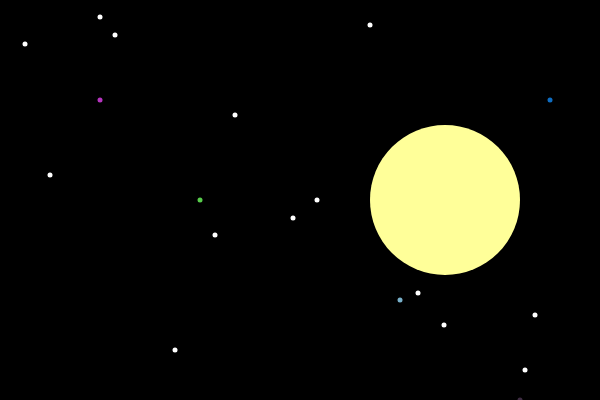
Frame 1 (no input)
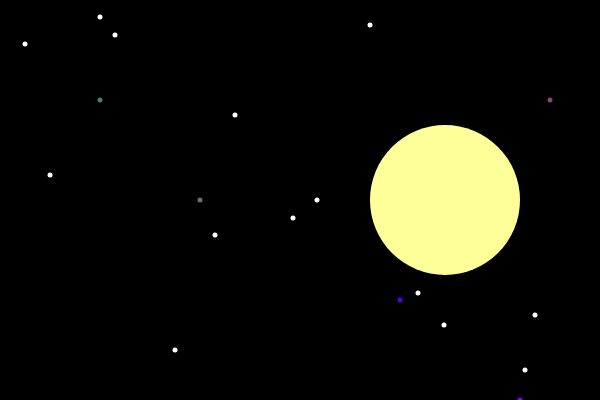
Frame 60 (no input)
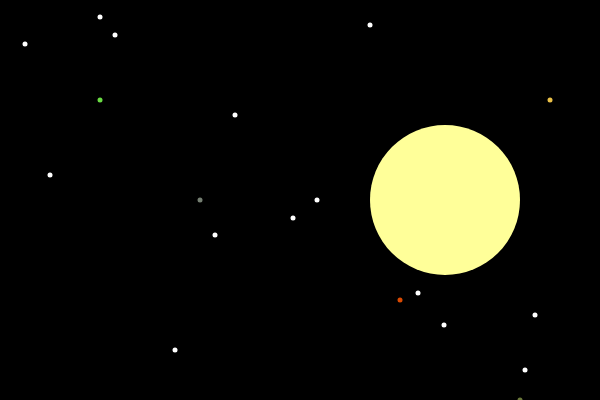
Frame 120 (the mouse pressed at the canvas centre since frame 60)

The p5.js sketch that drew these frames (run headless with seeded random() and noise() and a simulated clock; from frame 60 on, the mouse is pressed at the canvas centre):

// p5.js sketch
// ── sketch.js
/*
Demonstrates definition and use of a function with parameters and arguments.

Created by Dawn D. Hayes March 2017. Modified by Grace Zuniga 
*/

function setup() {
  createCanvas(600, 400);  //creates canvas sized 600 by 400
}

function draw() {
  background(0); // background color is black
  moon(445, 200, 150); //the moon shape is drawn at the arguments given.
  
  star(370, 25); // star at this location
  star(50, 175); // star at this location
  star(115, 35); // star at this location
  star(25,44); // star at this location
  star(100, 17); // star at this location
  star(215, 235); // star at this location
  star(418, 293); // star at this location
  star(525, 370); // star at this location
  star(175, 350); // star at this location
  star(235, 115); // star at this location
  star(444, 325); // star at this location
  star(317, 200); // star at this location
  star(535, 315); // star at this location
  star(293, 218); // star at this location
  
  flicker(100, 100); // dot flickering at this location
  flicker(200,200); // dot flickering at this location
  flicker(520,400); // dot flickering at this location
  flicker(400,300); // dot flickering at this location
  flicker(550,100); // dot flickering at this location
}

// a function is defined with the keyword function.
// any name can be used as long as it is not a reserved/ system word/
// it takes values or variables called parameters
// functions should be defined outside of the setup() and draw() loops.
function moon (xloc, yloc, diam) { // value needed for moon function
  noStroke(); // no outline 
  fill(255, 255, 153); //fill this color
  ellipse(xloc, yloc, diam); // parameters are passed into ellipse.
}

function star(xloc, yloc) {// values needed for star
  fill(255); // fill white 
  ellipse(xloc, yloc, 5); // ellipses created with these parameters
}
function flicker(xloc,yloc) { // values needed for flicker
  fill(random(255), random(255), random(255)); // fill random grayscale for flicker effect
  ellipse(xloc,yloc,5); // creates ellipses with these parameters
}

  
